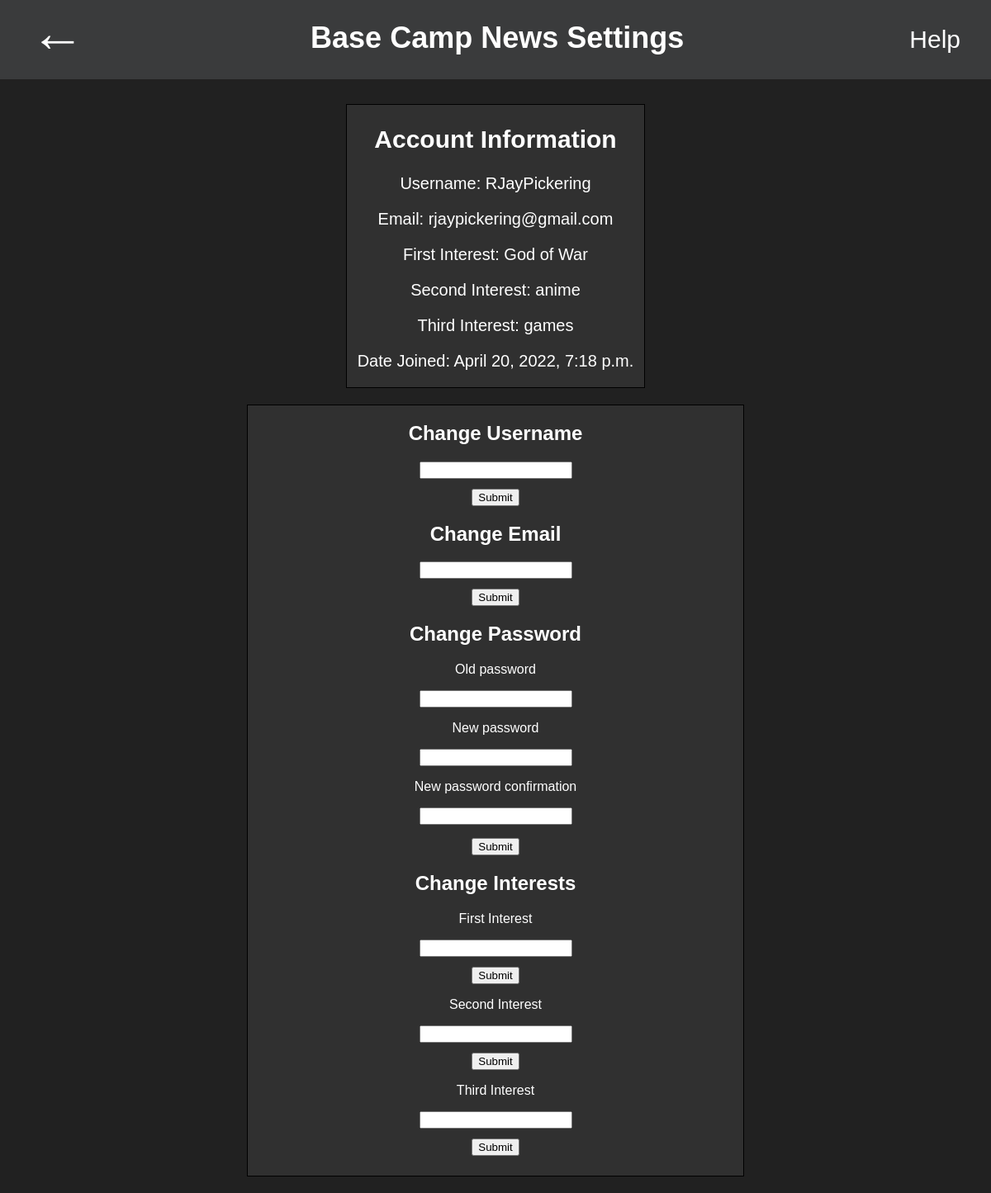
The app's page /setting/ (signed in), older data.
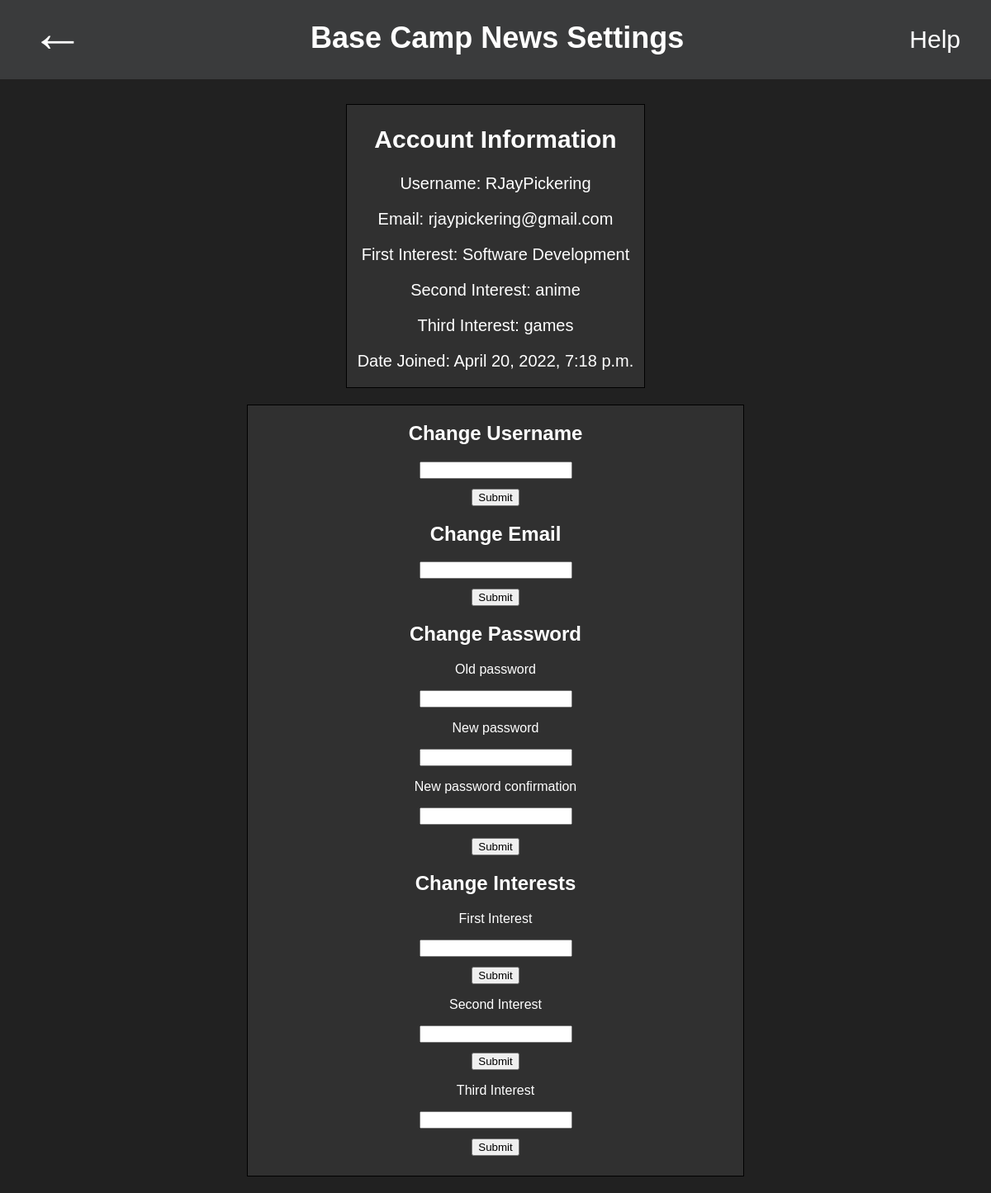
The same page, newer data.
### application/models.py (models this page shows, shortened)
class Customer(AbstractBaseUser, PermissionsMixin):
    username = models.CharField(max_length=128, default='New_User_1953', blank="New_User_1953")
    email = models.EmailField(unique=True, default='')
    password1 = models.CharField(max_length=120)
    password2 = models.CharField(max_length=120)
    interest1 = models.CharField(max_length=50)
    interest2 = models.CharField(max_length=50)
    interest3 = models.CharField(max_length=50)
    is_staff = models.BooleanField(default=False)
    is_active = models.BooleanField(default=True)
    date_joined = models.DateTimeField(default=timezone.now)
    USERNAME_FIELD = 'email'
    REQUIRED_FIELDS = []
    objects = CustomerManager()

### application/views.py (the view)
# urls.py: path('setting/', settingStyle, name="settings")
@login_required(login_url='signin')
def settingStyle(request):
    username = request.user.username
    email = request.user.email
    password = request.user.password
    interestOne = request.user.interest1
    interestTwo = request.user.interest2
    interestThree = request.user.interest3
    if request.method == 'POST':
        if 'password_change' in request.POST:
            if request.method == 'POST':
                form = PasswordChangeForm(request.user, request.POST)
                context = {'form':form, "user": username, "email": email, "password":password, "Interest_1": interestOne, "Interest_2": interestTwo, "Interest_3": interestThree}
                if form.is_valid():
                    user = form.save()
                    update_session_auth_hash(request, user)  # Important!
                    messages.success(request, 'Your password was successfully updated!')
                else:
                    messages.error(request, 'Please correct the error below.')
        elif 'username_change' in request.POST:
            user_email = request.user.email
            newusername = request.POST.get('new_username')
            user = Customer.objects.get(email = user_email)
            user.username = newusername
            user.save()
            form = PasswordChangeForm(request.user, request.POST)
            context = {'form':form, "user": username, "email": email, "password":password, "Interest_1": interestOne, "Interest_2": interestTwo, "Interest_3": interestThree}
        elif 'email_change' in request.POST:
            user_email = request.user.email
            newemail = request.POST.get('new_email')
            emails = Customer.objects.get(email = user_email)
            emails.email = newemail
            emails.save()
            form = PasswordChangeForm(request.user, request.POST)
            context = {'form':form, "user": username, "email": email, "password":password, "Interest_1": interestOne, "Interest_2": interestTwo, "Interest_3": interestThree}
        elif 'first_change' in request.POST:
            user_email = request.user.email
            newInterest = request.POST.get('new_first')
            Interest = Customer.objects.get(email = user_email)
            Interest.interest1 = newInterest
            Interest.save()
            form = PasswordChangeForm(request.user, request.POST)
            context = {'form':form, "user": username, "email": email, "password":password, "Interest_1": interestOne, "Interest_2": interestTwo, "Interest_3": interestThree}
        elif 'second_change' in request.POST:
            user_email = request.user.email
            newInterest = request.POST.get('new_second')
            Interest = Customer.objects.get(email = user_email)
            Interest.interest2 = newInterest
            Interest.save()
            form = PasswordChangeForm(request.user, request.POST)
            context = {'form':form, "user": username, "email": email, "password":password, "Interest_1": interestOne, "Interest_2": interestTwo, "Interest_3": interestThree}
        elif 'third_change' in request.POST:
            user_email = request.user.email
            newInterest = request.POST.get('new_third')
            Interest = Customer.objects.get(email = user_email)
            Interest.interest3 = newInterest
            Interest.save()
            form = PasswordChangeForm(request.user, request.POST)
            context = {'form':form, "user": username, "email": email, "password":password, "Interest_1": interestOne, "Interest_2": interestTwo, "Interest_3": interestThree}
    else:
        form = PasswordChangeForm(request.user, request.POST)
        context = {'form':form, "user": username, "email": email, "password":password, "Interest_1": interestOne, "Interest_2": interestTwo, "Interest_3": interestThree}
    return render(request, 'settings.html', context)

### application/templates/settings.html (shortened to what this page needs)
{% load static %}
<!DOCTYPE html>
<html lang="en">
  <head>
    <link rel="stylesheet" href="{% static 'index.css' %}" />
  </head>
  <body id="main" class="settings_background">
    <div class="settings_flex">
      <a class="home_settings" onclick="history.back()">←</a>
      <h1>Base Camp News Settings</h1>
      <div class="help_button">
        <p class="openHelp" onclick="openHelp()">Help</p>
      </div>
    </div>
    <div class="settings_forms_2-0">
      <div class="information_box">
        <h2>Account Information</h2>
        <p>Username: {{request.user.username}}</p>
        <p>Email: {{request.user.email}}</p>
        <p>First Interest: {{request.user.interest1}}</p>
        <p>Second Interest: {{request.user.interest2}}</p>
        <p>Third Interest: {{request.user.interest3}}</p>
        <p>Date Joined: {{request.user.date_joined}}</p>
      </div>
      <div class="change_username">
        <form action="" method="POST" >
          <h2>Change Username</h2>
          <div><input
            type="text"
            name="new_username"
          />
          <div class="submit_button">
          <input type="submit" value="Submit" name="username_change" id="username_submit"/>
          </div>
        </form>
      </div>
      <div class="change_email">
        <form action="" method="POST" >
            <h2>Change Email</h2>
            <div><input
              type="text"
              name="new_email"
            />
            <div class="submit_button">
            <input type="submit" value="Submit" name="email_change" />
            </div>
        </form>
      </div>
      <div class="password_box">
        <form action="" method="POST" >
          <h2>Change Password</h2>
          <p>{{form.old_password.label}}</p>
          <p>{{form.old_password}}</p>
          <p>{{form.new_password1.label}}</p>
          <p>{{form.new_password1}}</p>
          <p>{{form.new_password2.label}}</p>
          <p>{{form.new_password2}}</p>
          <div class="submit_button">
          <input type="submit" value="Submit" name="password_change" />
          </div>
        </form>
      </div>
      <div class="interest_change">
        <form action="" method="POST" class="interest_change">
            <h2>Change Interests</h2>
            <p>First Interest</p>
            <div><input
              type="text"
              name="new_first"
            />
            <div class="submit_button">
            <input type="submit" value="Submit" name="first_change" />
            </div>
            <p>Second Interest</p>
            <div><input
              type="text"
              name="new_second"
            />
            <div class="submit_button">
            <input type="submit" value="Submit" name="second_change" />
            </div>
            <p>Third Interest</p>
            <div><input
              type="text"
              name="new_third"
            />
            <div class="submit_button">
            <input type="submit" value="Submit" name="third_change" />
            </div>
        </form>
      </div>
    </div>
  </body>
</html>

### application/static/index.css (style rules this page uses)
html, body { font-family: Arial, Helvetica, sans-serif; margin: 0; padding: 0; }
.settings_background { background-color: #212121; color: white; }
.settings_flex { display: flex; flex-direction: row; border: 1px solid #3a3b3c; background-color: #3a3b3c; justify-content: space-between; }
.settings_flex h1 { font-size: 3vw; }
.home_settings { font-size: 5.5vw; text-decoration: none; padding-left: 3vw; color: white; }
.help_button { margin-right: 3vw; }
.openHelp { font-size: 2.5vw; cursor: pointer; color: white; float: right; }
.information_box { border: 1px solid black; text-align: center; font-size: 2.5vh; width: 30vw; background-color: rgb(48, 48, 48); }
.change_username { border: 1px solid black; text-align: center; font-size: 2vh; width: 50vw; padding-bottom: 3vh; background-color: rgb(48, 48, 48); margin-top: 20px; margin-bottom: 20px; }
.submit_button { margin-top: 12px; }
.change_email { text-align: center; }
.password_box { text-align: center; }
.interest_change { text-align: center; }
.settings_forms_2-0 { display: flex; flex-direction: column; justify-content: center; align-items: center; margin-top: 2.5vw; }

Row changes from the older to the newer data that the page shows:
changed Customer "RJayPickering": user.interest1 "God of War" → "Software Development"
